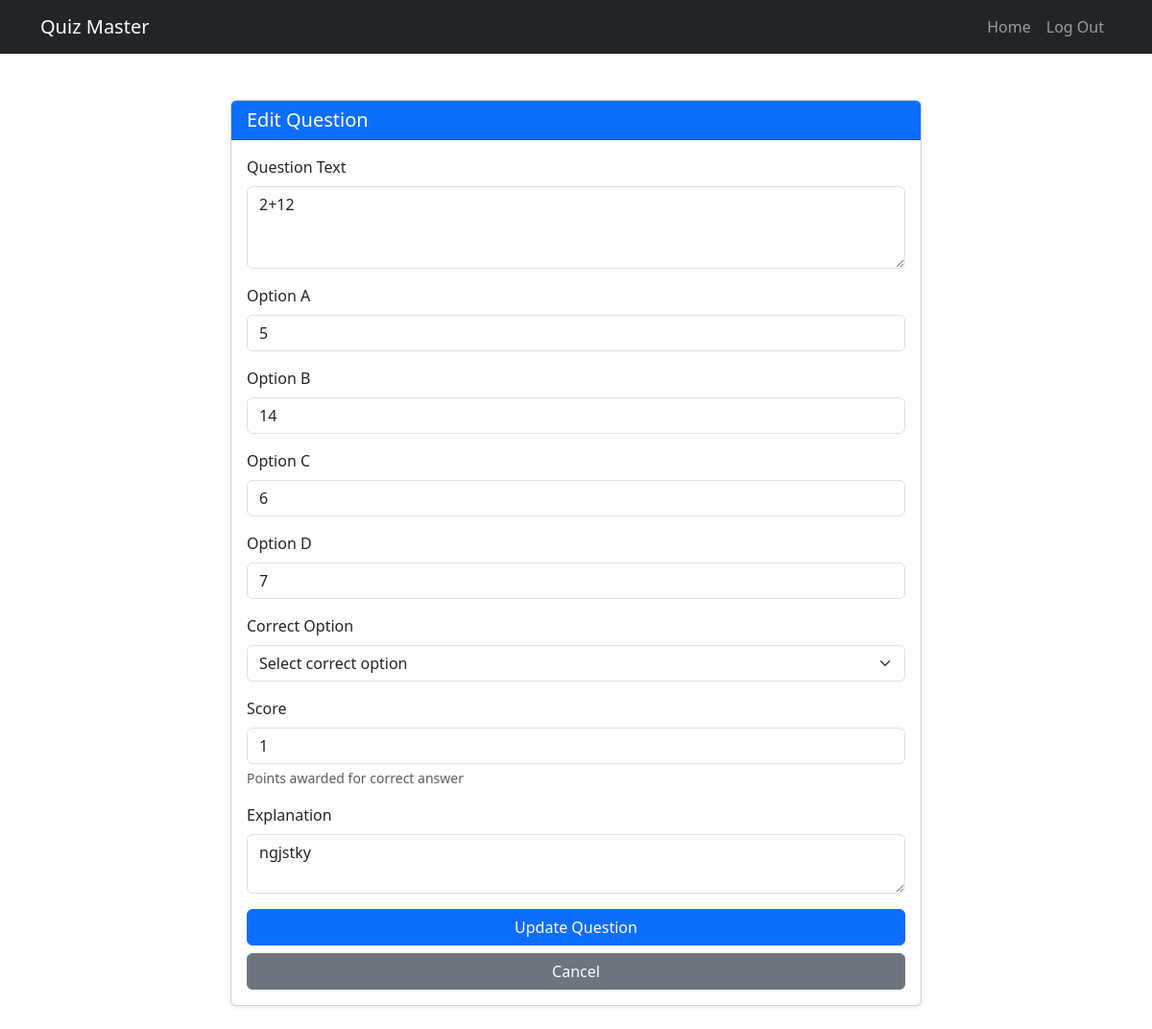
/question/1/edit/ (signed in), run on the app's committed database.
### model.py (models this page shows)
class Questions(db.Model):
    __tablename__='questions'
    id=db.Column(db.Integer,primary_key=True,autoincrement=True)
    quiz_id=db.Column(db.Integer,db.ForeignKey('quiz.id'),nullable=False)
    question_statement=db.Column(db.String(500),nullable=False)
    option_1=db.Column(db.String(200),nullable=False)
    option_2=db.Column(db.String(200),nullable=False)
    option_3=db.Column(db.String(200),nullable=False)
    option_4=db.Column(db.String(200),nullable=False)
    correct_option=db.Column(db.String(1),nullable=False)
    Additional_field=db.Column(db.String(500))
    score = db.Column(db.Integer, nullable=False, default=1)  # Default score is 1 point
    quiz = db.relationship('Quiz', backref=db.backref('questions', cascade="all, delete-orphan"))

### app.py (the view, shortened to what this page needs)
@app.route('/question/<int:id>/edit/', methods=['GET', 'POST'])
@admin_req
def edit_question(id):
    question = Questions.query.get(id)
    if not question:
        flash("Question does not exist", 'danger')
        return redirect(url_for('admin'))
    return render_template("Questions/edit_question.html", question=question)

### app.py (called while the page is built)
def admin_req(f):
    @wraps(f)
    def inner(*args, **kwargs):
        if 'user_id' not in session or session['user_type'] != 'admin':
            flash('You need admin privileges to access this page', 'danger')
            return redirect(url_for('login'))
        return f(*args, **kwargs)
    return inner

### templates/Questions/edit_question.html (shortened to what this page needs)
{% extends "dashboard_layout.html" %}
{% block content %}
<div class="container py-4">
    <div class="row justify-content-center">
        <div class="col-md-8">
            <div class="card shadow-sm">
                <div class="card-header bg-primary text-white">
                    <h5 class="card-title mb-0">Edit Question</h5>
                </div>
                <div class="card-body">
                    <form method="POST" action="{{ url_for('edit_question', id=question.id) }}">
                        <div class="mb-3">
                            <label for="question_text" class="form-label">Question Text</label>
                            <textarea class="form-control" id="question_text" name="question_text" rows="3" required>{{ question.question_statement }}</textarea>
                        </div>
                        <div class="mb-3">
                            <label for="option_a" class="form-label">Option A</label>
                            <input type="text" class="form-control" id="option_a" name="option_a" value="{{ question.option_1 }}" required>
                        </div>
                        <div class="mb-3">
                            <label for="option_b" class="form-label">Option B</label>
                            <input type="text" class="form-control" id="option_b" name="option_b" value="{{ question.option_2 }}" required>
                        </div>
                        <div class="mb-3">
                            <label for="option_c" class="form-label">Option C</label>
                            <input type="text" class="form-control" id="option_c" name="option_c" value="{{ question.option_3 }}" required>
                        </div>
                        <div class="mb-3">
                            <label for="option_d" class="form-label">Option D</label>
                            <input type="text" class="form-control" id="option_d" name="option_d" value="{{ question.option_4 }}" required>
                        </div>
                        <div class="mb-3">
                            <label for="correct_option" class="form-label">Correct Option</label>
                            <select class="form-select" id="correct_option" name="correct_option" required>
                                <option value="">Select correct option</option>
                            </select>
                        </div>
                        <div class="mb-3">
                            <label for="score" class="form-label">Score</label>
                            <input type="number" class="form-control" id="score" name="score" min="1" value="{{ question.score }}" required>
                            <div class="form-text">Points awarded for correct answer</div>
                        </div>
                        <div class="mb-3">
                            <label for="explanation" class="form-label">Explanation</label>
                            <textarea class="form-control" id="explanation" name="explanation" rows="2">{{ question.Additional_field }}</textarea>
                        </div>
                        <div class="d-grid gap-2">
                            <button type="submit" class="btn btn-primary">Update Question</button>
                            <a href="{{ url_for('show_quiz', subject_id=question.quiz.subject_id, chapter_id=question.quiz.chapter_id, quiz_id=question.quiz_id) }}" class="btn btn-secondary">Cancel</a>
                        </div>
                    </form>
                </div>
            </div>
        </div>
    </div>
</div>
{% endblock %}

### data on the page
Questions: question_text "2+12", option_a "5", option_b "14", option_c "6", option_d "7", score "1", explanation "ngjstky"
